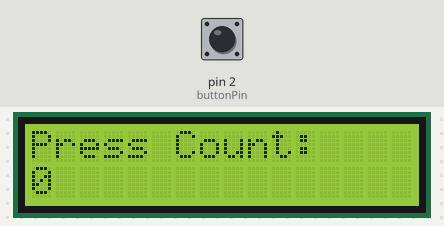
Bench run of a sketch on a simulated Arduino Uno, built with avr-gcc and run on an emulated ATmega328P. Parts: 16×2 character LCD. Inputs (shaded band) come from the test bench; at power-on: pin 2 (buttonPin) HIGH.

Above: at 1.2 s.
1.3 s: pin 2 (buttonPin) pulled LOW for 0.15 s
At 2.4 s:
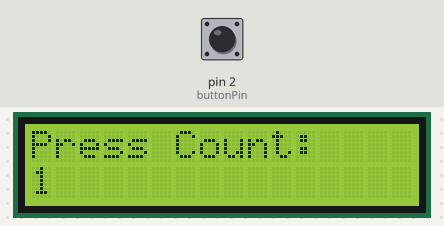
2.9 s: pin 2 (buttonPin) pulled LOW for 1 s
At 3.6 s:
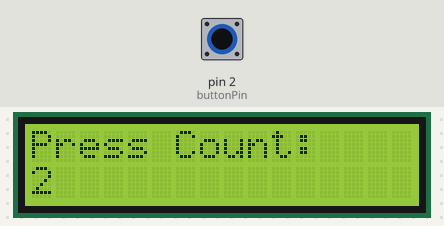
5.4 s: pin 2 (buttonPin) pulled LOW for 0.15 s
At 6.6 s:
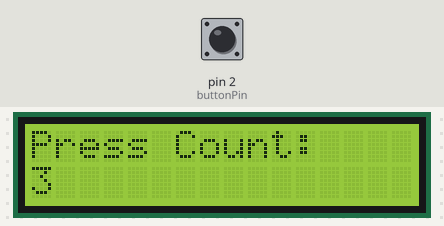
7.0 s: pin 2 (buttonPin) pulled LOW for 1 s
At 7.9 s:
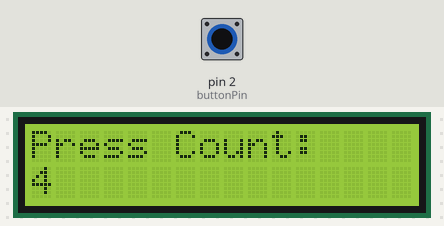
Timing chart, 0 to 10.0 s (numbered marks = the images above; inputs shaded):
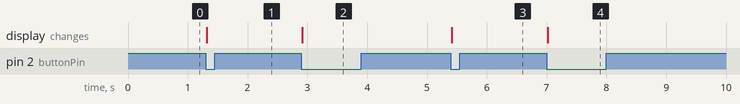

The sketch:

pushbuttoncounter.ino
```cpp
#include <Wire.h>
#include <LiquidCrystal_I2C.h>

LiquidCrystal_I2C lcd(0x27, 16, 2); // Adjust 0x27 if your LCD uses a different I2C address

const int buttonPin = 2;  // Button connected to digital pin 2
int count = 0;
int buttonState = HIGH;
int lastButtonState = HIGH;

void setup() {
  pinMode(buttonPin, INPUT_PULLUP);  // Internal pull-up resistor
  lcd.begin();
  lcd.backlight();
  lcd.setCursor(0, 0);
  lcd.print("Press Count:");
  lcd.setCursor(0, 1);
  lcd.print(count);
}

void loop() {
  buttonState = digitalRead(buttonPin);

  // Detect falling edge
  if (lastButtonState == HIGH && buttonState == LOW) {
    count++;
    lcd.setCursor(0, 1);
    lcd.print("                "); // Clear line
    lcd.setCursor(0, 1);
    lcd.print(count);
    delay(200);  // Debounce
  }

  lastButtonState = buttonState;
}
```

Measured:
- after the input at 1.3 s, the display: changes at once (image 1)
- after the input at 2.9 s, the display: changes at once (image 2)
- after the input at 5.4 s, the display: changes at once (image 3)
- after the input at 7.0 s, the display: changes at once (image 4)
